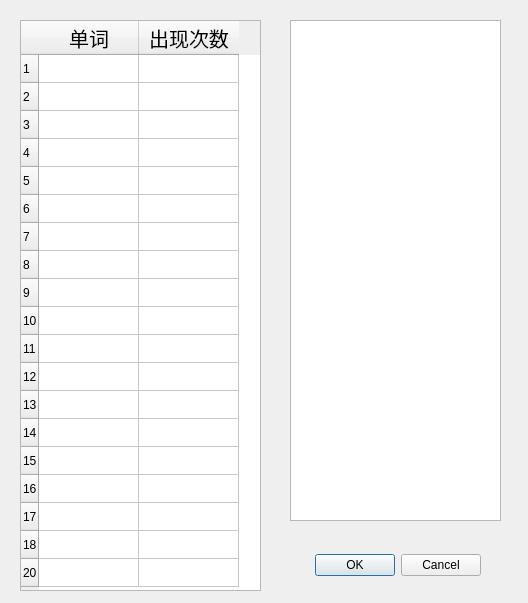
<?xml version="1.0" encoding="UTF-8"?>
<ui version="4.0">
 <class>Dialog</class>
 <widget class="QDialog" name="Dialog">
  <property name="geometry">
   <rect>
    <x>0</x>
    <y>0</y>
    <width>528</width>
    <height>603</height>
   </rect>
  </property>
  <property name="windowTitle">
   <string>Dialog</string>
  </property>
  <widget class="QDialogButtonBox" name="buttonBox">
   <property name="geometry">
    <rect>
     <x>310</x>
     <y>550</y>
     <width>171</width>
     <height>31</height>
    </rect>
   </property>
   <property name="orientation">
    <enum>Qt::Horizontal</enum>
   </property>
   <property name="standardButtons">
    <set>QDialogButtonBox::Cancel|QDialogButtonBox::Ok</set>
   </property>
  </widget>
  <widget class="QTextBrowser" name="textBrowser">
   <property name="geometry">
    <rect>
     <x>290</x>
     <y>20</y>
     <width>211</width>
     <height>501</height>
    </rect>
   </property>
  </widget>
  <widget class="QTableWidget" name="tableWidget_Freq">
   <property name="geometry">
    <rect>
     <x>20</x>
     <y>20</y>
     <width>241</width>
     <height>571</height>
    </rect>
   </property>
   <attribute name="horizontalHeaderDefaultSectionSize">
    <number>100</number>
   </attribute>
   <attribute name="horizontalHeaderMinimumSectionSize">
    <number>25</number>
   </attribute>
   <attribute name="verticalHeaderDefaultSectionSize">
    <number>28</number>
   </attribute>
   <row>
    <property name="text">
     <string>1</string>
    </property>
   </row>
   <row>
    <property name="text">
     <string>2</string>
    </property>
   </row>
   <row>
    <property name="text">
     <string>3</string>
    </property>
   </row>
   <row>
    <property name="text">
     <string>4</string>
    </property>
   </row>
   <row>
    <property name="text">
     <string>5</string>
    </property>
   </row>
   <row>
    <property name="text">
     <string>6</string>
    </property>
   </row>
   <row>
    <property name="text">
     <string>7</string>
    </property>
   </row>
   <row>
    <property name="text">
     <string>8</string>
    </property>
   </row>
   <row>
    <property name="text">
     <string>9</string>
    </property>
   </row>
   <row>
    <property name="text">
     <string>10</string>
    </property>
   </row>
   <row>
    <property name="text">
     <string>11</string>
    </property>
   </row>
   <row>
    <property name="text">
     <string>12</string>
    </property>
   </row>
   <row>
    <property name="text">
     <string>13</string>
    </property>
   </row>
   <row>
    <property name="text">
     <string>14</string>
    </property>
   </row>
   <row>
    <property name="text">
     <string>15</string>
    </property>
   </row>
   <row>
    <property name="text">
     <string>16</string>
    </property>
   </row>
   <row>
    <property name="text">
     <string>17</string>
    </property>
   </row>
   <row>
    <property name="text">
     <string>18</string>
    </property>
   </row>
   <row>
    <property name="text">
     <string>20</string>
    </property>
   </row>
   <column>
    <property name="text">
     <string>单词</string>
    </property>
    <property name="font">
     <font>
      <pointsize>15</pointsize>
     </font>
    </property>
   </column>
   <column>
    <property name="text">
     <string>出现次数</string>
    </property>
    <property name="font">
     <font>
      <pointsize>15</pointsize>
     </font>
    </property>
   </column>
  </widget>
 </widget>
 <resources/>
 <connections>
  <connection>
   <sender>buttonBox</sender>
   <signal>accepted()</signal>
   <receiver>Dialog</receiver>
   <slot>accept()</slot>
   <hints>
    <hint type="sourcelabel">
     <x>248</x>
     <y>254</y>
    </hint>
    <hint type="destinationlabel">
     <x>157</x>
     <y>274</y>
    </hint>
   </hints>
  </connection>
  <connection>
   <sender>buttonBox</sender>
   <signal>rejected()</signal>
   <receiver>Dialog</receiver>
   <slot>reject()</slot>
   <hints>
    <hint type="sourcelabel">
     <x>316</x>
     <y>260</y>
    </hint>
    <hint type="destinationlabel">
     <x>286</x>
     <y>274</y>
    </hint>
   </hints>
  </connection>
 </connections>
</ui>
